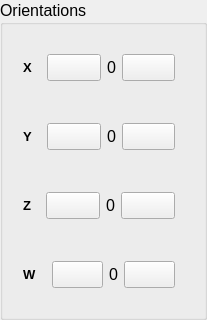
                                               <widget class="QGroupBox" name="groupBox_74">
                                                <property name="font">
                                                 <font>
                                                  <pointsize>12</pointsize>
                                                 </font>
                                                </property>
                                                <property name="title">
                                                 <string>Orientations</string>
                                                </property>
                                                <layout class="QVBoxLayout" name="verticalLayout_38">
                                                 <item>
                                                  <widget class="QWidget" name="widget_77" native="true">
                                                   <layout class="QHBoxLayout" name="horizontalLayout_72">
                                                    <item>
                                                     <widget class="QLabel" name="label_59">
                                                      <property name="sizePolicy">
                                                       <sizepolicy hsizetype="Fixed" vsizetype="Fixed">
                                                        <horstretch>0</horstretch>
                                                        <verstretch>0</verstretch>
                                                       </sizepolicy>
                                                      </property>
                                                      <property name="font">
                                                       <font>
                                                        <pointsize>10</pointsize>
                                                        <weight>75</weight>
                                                        <bold>true</bold>
                                                       </font>
                                                      </property>
                                                      <property name="text">
                                                       <string>X</string>
                                                      </property>
                                                     </widget>
                                                    </item>
                                                    <item>
                                                     <widget class="QWidget" name="widget_84" native="true">
                                                      <layout class="QHBoxLayout" name="horizontalLayout_71">
                                                       <item>
                                                        <widget class="QPushButton" name="pushButton_57">
                                                         <property name="cursor">
                                                          <cursorShape>PointingHandCursor</cursorShape>
                                                         </property>
                                                         <property name="text">
                                                          <string/>
                                                         </property>
                                                         <property name="icon">
                                                          <iconset resource="QSS/QSS_Resources.qrc">
                                                           <normaloff>:/icons/Icons/minus.png</normaloff>:/icons/Icons/minus.png</iconset>
                                                         </property>
                                                         <property name="iconSize">
                                                          <size>
                                                           <width>30</width>
                                                           <height>30</height>
                                                          </size>
                                                         </property>
                                                        </widget>
                                                       </item>
                                                       <item>
                                                        <widget class="QLabel" name="label_57">
                                                         <property name="sizePolicy">
                                                          <sizepolicy hsizetype="Fixed" vsizetype="Fixed">
                                                           <horstretch>0</horstretch>
                                                           <verstretch>0</verstretch>
                                                          </sizepolicy>
                                                         </property>
                                                         <property name="text">
                                                          <string>0</string>
                                                         </property>
                                                        </widget>
                                                       </item>
                                                       <item>
                                                        <widget class="QPushButton" name="pushButton_58">
                                                         <property name="cursor">
                                                          <cursorShape>PointingHandCursor</cursorShape>
                                                         </property>
                                                         <property name="text">
                                                          <string/>
                                                         </property>
                                                         <property name="icon">
                                                          <iconset resource="QSS/QSS_Resources.qrc">
                                                           <normaloff>:/icons/Icons/plus.png</normaloff>:/icons/Icons/plus.png</iconset>
                                                         </property>
                                                         <property name="iconSize">
                                                          <size>
                                                           <width>30</width>
                                                           <height>30</height>
                                                          </size>
                                                         </property>
                                                        </widget>
                                                       </item>
                                                      </layout>
                                                     </widget>
                                                    </item>
                                                   </layout>
                                                  </widget>
                                                 </item>
                                                 <item>
                                                  <widget class="QWidget" name="widget_78" native="true">
                                                   <layout class="QHBoxLayout" name="horizontalLayout_74">
                                                    <item>
                                                     <widget class="QLabel" name="label_61">
                                                      <property name="sizePolicy">
                                                       <sizepolicy hsizetype="Fixed" vsizetype="Fixed">
                                                        <horstretch>0</horstretch>
                                                        <verstretch>0</verstretch>
                                                       </sizepolicy>
                                                      </property>
                                                      <property name="font">
                                                       <font>
                                                        <pointsize>10</pointsize>
                                                        <weight>75</weight>
                                                        <bold>true</bold>
                                                       </font>
                                                      </property>
                                                      <property name="text">
                                                       <string>Y</string>
                                                      </property>
                                                     </widget>
                                                    </item>
                                                    <item>
                                                     <widget class="QWidget" name="widget_85" native="true">
                                                      <layout class="QHBoxLayout" name="horizontalLayout_73">
                                                       <item>
                                                        <widget class="QPushButton" name="pushButton_59">
                                                         <property name="cursor">
                                                          <cursorShape>PointingHandCursor</cursorShape>
                                                         </property>
                                                         <property name="text">
                                                          <string/>
                                                         </property>
                                                         <property name="icon">
                                                          <iconset resource="QSS/QSS_Resources.qrc">
                                                           <normaloff>:/icons/Icons/minus.png</normaloff>:/icons/Icons/minus.png</iconset>
                                                         </property>
                                                         <property name="iconSize">
                                                          <size>
                                                           <width>30</width>
                                                           <height>30</height>
                                                          </size>
                                                         </property>
                                                        </widget>
                                                       </item>
                                                       <item>
                                                        <widget class="QLabel" name="label_60">
                                                         <property name="sizePolicy">
                                                          <sizepolicy hsizetype="Fixed" vsizetype="Fixed">
                                                           <horstretch>0</horstretch>
                                                           <verstretch>0</verstretch>
                                                          </sizepolicy>
                                                         </property>
                                                         <property name="text">
                                                          <string>0</string>
                                                         </property>
                                                        </widget>
                                                       </item>
                                                       <item>
                                                        <widget class="QPushButton" name="pushButton_60">
                                                         <property name="cursor">
                                                          <cursorShape>PointingHandCursor</cursorShape>
                                                         </property>
                                                         <property name="text">
                                                          <string/>
                                                         </property>
                                                         <property name="icon">
                                                          <iconset resource="QSS/QSS_Resources.qrc">
                                                           <normaloff>:/icons/Icons/plus.png</normaloff>:/icons/Icons/plus.png</iconset>
                                                         </property>
                                                         <property name="iconSize">
                                                          <size>
                                                           <width>30</width>
                                                           <height>30</height>
                                                          </size>
                                                         </property>
                                                        </widget>
                                                       </item>
                                                      </layout>
                                                     </widget>
                                                    </item>
                                                   </layout>
                                                  </widget>
                                                 </item>
                                                 <item>
                                                  <widget class="QWidget" name="widget_79" native="true">
                                                   <layout class="QHBoxLayout" name="horizontalLayout_76">
                                                    <item>
                                                     <widget class="QLabel" name="label_63">
                                                      <property name="sizePolicy">
                                                       <sizepolicy hsizetype="Fixed" vsizetype="Fixed">
                                                        <horstretch>0</horstretch>
                                                        <verstretch>0</verstretch>
                                                       </sizepolicy>
                                                      </property>
                                                      <property name="font">
                                                       <font>
                                                        <pointsize>10</pointsize>
                                                        <weight>75</weight>
                                                        <bold>true</bold>
                                                       </font>
                                                      </property>
                                                      <property name="text">
                                                       <string>Z</string>
                                                      </property>
                                                     </widget>
                                                    </item>
                                                    <item>
                                                     <widget class="QWidget" name="widget_86" native="true">
                                                      <layout class="QHBoxLayout" name="horizontalLayout_75">
                                                       <item>
                                                        <widget class="QPushButton" name="pushButton_61">
                                                         <property name="cursor">
                                                          <cursorShape>PointingHandCursor</cursorShape>
                                                         </property>
                                                         <property name="text">
                                                          <string/>
                                                         </property>
                                                         <property name="icon">
                                                          <iconset resource="QSS/QSS_Resources.qrc">
                                                           <normaloff>:/icons/Icons/minus.png</normaloff>:/icons/Icons/minus.png</iconset>
                                                         </property>
                                                         <property name="iconSize">
                                                          <size>
                                                           <width>30</width>
                                                           <height>30</height>
                                                          </size>
                                                         </property>
                                                        </widget>
                                                       </item>
                                                       <item>
                                                        <widget class="QLabel" name="label_62">
                                                         <property name="sizePolicy">
                                                          <sizepolicy hsizetype="Fixed" vsizetype="Fixed">
                                                           <horstretch>0</horstretch>
                                                           <verstretch>0</verstretch>
                                                          </sizepolicy>
                                                         </property>
                                                         <property name="text">
                                                          <string>0</string>
                                                         </property>
                                                        </widget>
                                                       </item>
                                                       <item>
                                                        <widget class="QPushButton" name="pushButton_62">
                                                         <property name="cursor">
                                                          <cursorShape>PointingHandCursor</cursorShape>
                                                         </property>
                                                         <property name="text">
                                                          <string/>
                                                         </property>
                                                         <property name="icon">
                                                          <iconset resource="QSS/QSS_Resources.qrc">
                                                           <normaloff>:/icons/Icons/plus.png</normaloff>:/icons/Icons/plus.png</iconset>
                                                         </property>
                                                         <property name="iconSize">
                                                          <size>
                                                           <width>30</width>
                                                           <height>30</height>
                                                          </size>
                                                         </property>
                                                        </widget>
                                                       </item>
                                                      </layout>
                                                     </widget>
                                                    </item>
                                                   </layout>
                                                  </widget>
                                                 </item>
                                                 <item>
                                                  <widget class="QWidget" name="widget_80" native="true">
                                                   <layout class="QHBoxLayout" name="horizontalLayout_78">
                                                    <item>
                                                     <widget class="QLabel" name="label_65">
                                                      <property name="sizePolicy">
                                                       <sizepolicy hsizetype="Fixed" vsizetype="Fixed">
                                                        <horstretch>0</horstretch>
                                                        <verstretch>0</verstretch>
                                                       </sizepolicy>
                                                      </property>
                                                      <property name="font">
                                                       <font>
                                                        <pointsize>10</pointsize>
                                                        <weight>75</weight>
                                                        <bold>true</bold>
                                                       </font>
                                                      </property>
                                                      <property name="text">
                                                       <string>W</string>
                                                      </property>
                                                     </widget>
                                                    </item>
                                                    <item>
                                                     <widget class="QWidget" name="widget_87" native="true">
                                                      <layout class="QHBoxLayout" name="horizontalLayout_77">
                                                       <item>
                                                        <widget class="QPushButton" name="pushButton_63">
                                                         <property name="cursor">
                                                          <cursorShape>PointingHandCursor</cursorShape>
                                                         </property>
                                                         <property name="text">
                                                          <string/>
                                                         </property>
                                                         <property name="icon">
                                                          <iconset resource="QSS/QSS_Resources.qrc">
                                                           <normaloff>:/icons/Icons/minus.png</normaloff>:/icons/Icons/minus.png</iconset>
                                                         </property>
                                                         <property name="iconSize">
                                                          <size>
                                                           <width>30</width>
                                                           <height>30</height>
                                                          </size>
                                                         </property>
                                                        </widget>
                                                       </item>
                                                       <item>
                                                        <widget class="QLabel" name="label_64">
                                                         <property name="sizePolicy">
                                                          <sizepolicy hsizetype="Fixed" vsizetype="Fixed">
                                                           <horstretch>0</horstretch>
                                                           <verstretch>0</verstretch>
                                                          </sizepolicy>
                                                         </property>
                                                         <property name="text">
                                                          <string>0</string>
                                                         </property>
                                                        </widget>
                                                       </item>
                                                       <item>
                                                        <widget class="QPushButton" name="pushButton_64">
                                                         <property name="cursor">
                                                          <cursorShape>PointingHandCursor</cursorShape>
                                                         </property>
                                                         <property name="text">
                                                          <string/>
                                                         </property>
                                                         <property name="icon">
                                                          <iconset resource="QSS/QSS_Resources.qrc">
                                                           <normaloff>:/icons/Icons/plus.png</normaloff>:/icons/Icons/plus.png</iconset>
                                                         </property>
                                                         <property name="iconSize">
                                                          <size>
                                                           <width>30</width>
                                                           <height>30</height>
                                                          </size>
                                                         </property>
                                                        </widget>
                                                       </item>
                                                      </layout>
                                                     </widget>
                                                    </item>
                                                   </layout>
                                                  </widget>
                                                 </item>
                                                </layout>
                                               </widget>
